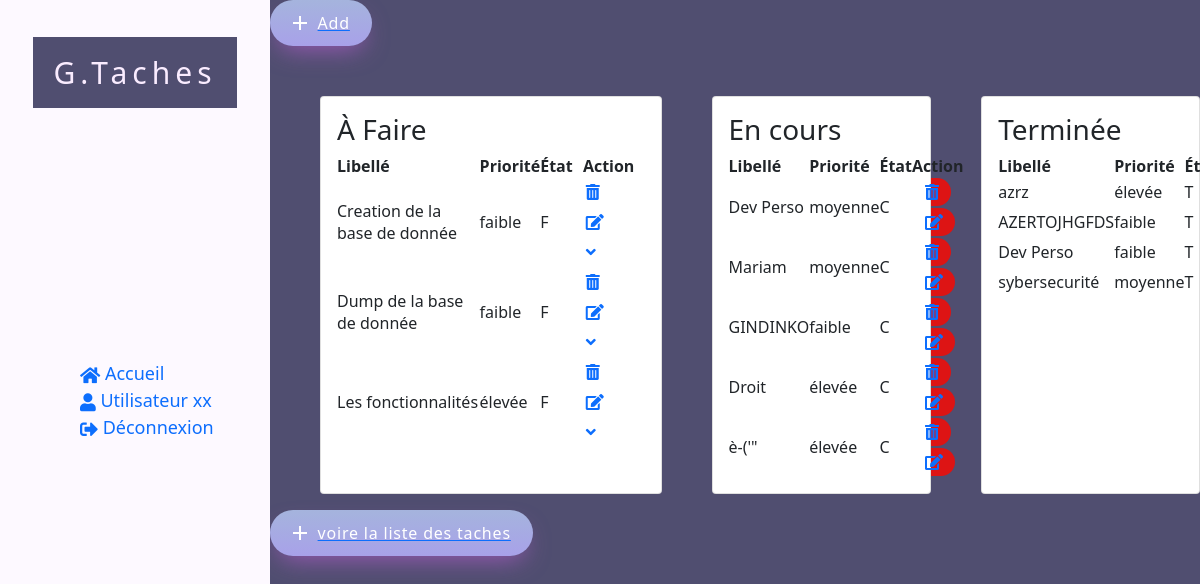
The app's page /accueil.php with its own data.
### tables this page shows
CREATE TABLE `Taches` (
  `id` int(11) NOT NULL,
  `libelle` varchar(50) NOT NULL,
  `description` text NOT NULL,
  `Date_insertion` datetime NOT NULL,
  `Date_echeance` datetime NOT NULL,
  `priorite` enum('faible','moyenne','élevée') NOT NULL,
  `etat` enum('F','C','T') NOT NULL
);

### Taches.php (called while the page is built, shortened)
<?php
class Taches  {
    private $connexion;
    public function __construct( $connexion,$libelle, $description, $date_echeance, $date_insertion, $priorite, $etat){
      $this->connexion=$connexion;
    }
    public function readTaches(){
        try{
            $sql = "SELECT * FROM Taches";
             $stmt=$this->connexion->prepare($sql);
             $stmt->execute();
             $Tache=$stmt->fetchAll(PDO::FETCH_ASSOC);
             return $Tache;
         }
         catch (PDOException $e) {
             die("erreur:Impossible d'afficher les habitants" .$e->getMessage());
         }
        }
    public function getTachesByEtat($etat){
        try {
            $sql = "SELECT * FROM Taches WHERE etat= :etat";
            $stmt = $this->connexion->prepare($sql);
            $stmt->bindParam(':etat', $etat);
            $stmt->execute();
            $taches = $stmt->fetchAll(PDO::FETCH_ASSOC);
            return $taches;
        } catch (PDOExecption $e) {
            echo "Une erreur s'est produite : " . $th->getMessage();
            return null;
        }
    }
}
?>

### config.php (called while the page is built, shortened)
<?php
require_once "Taches.php";
try {
   $connexion = new PDO ("mysql:host=" . DB_SERVER . ";dbname=" . DB_NAME, DB_USERNAME, DB_PASSWORD);
} catch (PDOExeption $e) {
   die("Erreur : Impossible de se connecter à la base de données " . $e->getMessage());
}
$taches = new Taches ($connexion, "A", "X", "2024-03-02
","2024-04-12 01:11:19","faire", "En attente");
$Tache = $taches-> readTaches();
?>

### accueil.php (the view, shortened to what this page needs)
<?php
require_once "config.php";
require_once "Taches.php";
$tacheAcheves = $taches->getTachesByEtat("T");
$tacheAFaires = $taches->getTachesByEtat("F");
$tacheEncours = $taches->getTachesByEtat("C");
?>
<!DOCTYPE html>
<html lang="en">
<head>
    <link rel="stylesheet" href="accueil.css">
    <link href="https://cdn.jsdelivr.net/npm/bootstrap@5.0.2/dist/css/bootstrap.min.css" rel="stylesheet">
    <link href="https://cdnjs.cloudflare.com/ajax/libs/font-awesome/5.15.4/css/all.min.css" rel="stylesheet">
</head>
<body>
    <div class="main-container">
       <div class="aside" >
            <div class="logo">
                <a href=""><span>G</span>.Taches  </a>
            </div>
            <ul class="nav" >
                <li><a href="" class="active"><i class="fa fa-home"></i> Accueil</a></li>
                <li><a href=""><i class="fa fa-user"></i> Utilisateur xx</a></li>
                <li><a href=""><i class="fas fa-sign-out-alt"></i> Déconnexion</a></li>
            </ul>
       </div>
       <div class="main-containerS">
            <section class="home section">
             <a href="index.php"><button class="cssbuttons-io-button">
                <svg xmlns="http://www.w3.org/2000/svg" viewBox="0 0 24 24" width="24" height="24"><path fill="none" d="M0 0h24v24H0z"></path><path fill="currentColor" d="M11 11V5h2v6h6v2h-6v6h-2v-6H5v-2z"></path></svg>
                <span>Add</span>
                </button></a>
                <div class="taches">
                    <div class="card"> <h3>À Faire</h3>
                    <table>
                        <thead>
                            <tr>
                                <th>Libellé</th>
                                <th>Priorité</th>
                                <th>État</th>
                                <th style="text-align:center;">Action</th>
                            </tr>
                        </thead>
                        <tbody>
                            <?php foreach ($tacheAFaires as $tacheAFaire) { ?>
                                <tr>
                                    <td><?php echo $tacheAFaire['libelle']; ?></td>
                                    <td><?php echo $tacheAFaire['priorite']; ?></td>
                                    <td><?php echo $tacheAFaire['etat']; ?></td>
                                    <td><button class="btn btn-delete"><a href="deleteTaches.php?id=<?php echo $tacheAFaire['id']; ?>"><i class="fas fa-trash-alt"></i></a></button>
                                    <button class="btn btn-delete"><a href="updateTaches.php?id=<?php echo $tacheAFaire['id']; ?>"><i class="fas fa-edit"></i> </a></button>
                                    <button class="btn btn-delete"><a href="detailTaches.php?id=<?php echo $tacheAFaire['id']; ?>"><i class="fas fa-angle-down"></i></a></button>
 </td>
                                </tr>
                            <?php } ?>
                        </tbody>
                    </table>
                    </div>
                    <div class="card"> <h3>En cours</h3>
                        <table>
                            <thead>
                                <tr>
                                    <th>Libellé</th>
                                    <th>Priorité</th>
                                    <th>État</th>
                                    <th style="text-align:center;">Action</th>
                                </tr>
                            </thead>
                            <tbody>
                                <?php foreach ($tacheEncours as $tacheAFaire) { ?>
                                    <tr>
                                        <td><?php echo $tacheAFaire['libelle']; ?></td>
                                        <td><?php echo $tacheAFaire['priorite']; ?></td>
                                        <td><?php echo $tacheAFaire['etat']; ?></td>
                                        <td><button class="btn btn-delete"><a href="deleteTaches.php?id=<?php echo $tacheAFaire['id']; ?>"><i class="fas fa-trash-alt"></i></a></button>
                                        <button class="btn btn-delete"><a href="update-en-cours.php?id=<?php echo $tacheAFaire['id']; ?>"><i class="fas fa-edit"></i> </a></button></td>
                                    </tr>
                                <?php } ?>
                            </tbody>
                        </table>
                    </div>
                    <div class="card"> <h3>Terminée</h3>
                        <table>
                            <thead>
                                <tr>
                                    <th>Libellé</th>
                                    <th>Priorité</th>
                                    <th>État</th>
                                </tr>
                            </thead>
                            <tbody>
                                <?php foreach ($tacheAcheves as $tacheAFaire) { ?>
                                    <tr>
                                        <td><?php echo $tacheAFaire['libelle']; ?></td>
                                        <td><?php echo $tacheAFaire['priorite']; ?></td>
                                        <td><?php echo $tacheAFaire['etat']; ?></td>
                                    </tr>
                                <?php } ?>
                            </tbody>
                        </table>
                    </div>
                </div>
                <a href="readTaches.php"><button class="cssbuttons-io-button">
                <svg xmlns="http://www.w3.org/2000/svg" viewBox="0 0 24 24" width="24" height="24"><path fill="none" d="M0 0h24v24H0z"></path><path fill="currentColor" d="M11 11V5h2v6h6v2h-6v6h-2v-6H5v-2z"></path></svg>
                <span>voire la liste des taches</span>
                </button></a>
            </section>
       </div>
    </div>
    <div>
    <button class="btn">VOire la liste des Taches</button>
    </div>
</body>
</html>

### accueil.css (style rules this page uses)
:root { --bg-black-900:#f2f2fc; --bg-black-100:#fdf9ff; --bg-black-900:#e8dfec; --text-black-900:#302e4d; --text-black-700:#504e70; --text-black-600:#FFC0CB; }
.card { border: 1px solid #75736b; border-radius: 15px; padding: 16px; margin-bottom: 16px; display: flex; }
body { margin: 0; padding: 0; line-height :1.5; font-size: 16px; }
* { margin: 0; padding: 0; outline: none; text-decoration: none; box-sizing: border-box; }
::before,::after { box-sizing: border-box; }
ul { list-style: none; }
.aside { width: 270px; background: var( --bg-black-100); position: fixed; left: 0; top: 0; padding:30px ; height: 100%; display: flex; justify-content: center; align-items: center; z-index: 10; }
.section { background-color:#504e70; min-height: 100vh; display: block; position: fixed; left: 270px; top: 0; right: 0; z-index: 0; opacity: 1; }
.nav li a i { vertical-align: middle; text-decoration:none ; }
.aside .logo { position: absolute; top: 50px; font-size: 50px; text-transform: capitalize; }
.aside .logo a { color: rgb(250, 236, 255); background: #504e70; text-decoration: none; padding: 15px 20px; font-size: 30px; letter-spacing: 5px; }
.nav li a { text-decoration: none; font-size: 18px; }
.main-container { display: flex ; }
.nav { text-align: center; margin-left: 50px; }
.cssbuttons-io-button { display: flex; align-items: center; font-family: inherit; font-weight: 500; font-size: 16px; padding: 0.7em 1.4em 0.7em 1.1em; color: white; background: #ad5389; background: linear-gradient(0deg, rgb(168, 161, 233) 0%, rgb(165, 180, 221) 100%); border: none; box-shadow: 0 0.7em 1.5em -0.5em #c962e298; letter-spacing: 0.05em; border-radius: 20em; }
.cssbuttons-io-button svg { margin-right: 6px; }
.taches { margin-top: 50px; margin-left: 50px; display: flex; gap: 50px; }
.btn { position: relative; font-size: 17px; text-transform: uppercase; text-decoration: none; padding: 1em 2.5em; display: inline-block; border-radius: 6em; transition: all .2s; border: none; font-family: inherit; font-weight: 500; color: black; background-color: rgb(82, 156, 33); }
.btn::after { content: ""; display: inline-block; height: 100%; width: 100%; border-radius: 100px; position: absolute; top: 0; left: 0; z-index: -1; transition: all .4s; }
.btn::after { background-color: #dd1414; }

### records on screen
taches: libelle "Creation de la base de donnée", priorite "faible", etat "F"
taches: libelle "Dump de la base de donnée", priorite "faible", etat "F"
taches: libelle "Les fonctionnalités", priorite "élevée", etat "F"
taches: libelle "Dev Perso", priorite "moyenne", etat "C"
taches: libelle "Mariam", priorite "moyenne", etat "C"
taches: libelle "GINDINKO", priorite "faible", etat "C"
taches: libelle "Droit", priorite "élevée", etat "C"
taches: libelle "è-('\"", priorite "élevée", etat "C"
taches: libelle "azrz", priorite "élevée", etat "T"
taches: libelle "AZERTOJHGFDS", priorite "faible", etat "T"
taches: libelle "Dev Perso", priorite "faible", etat "T"
taches: libelle "sybersecurité", priorite "moyenne", etat "T"
